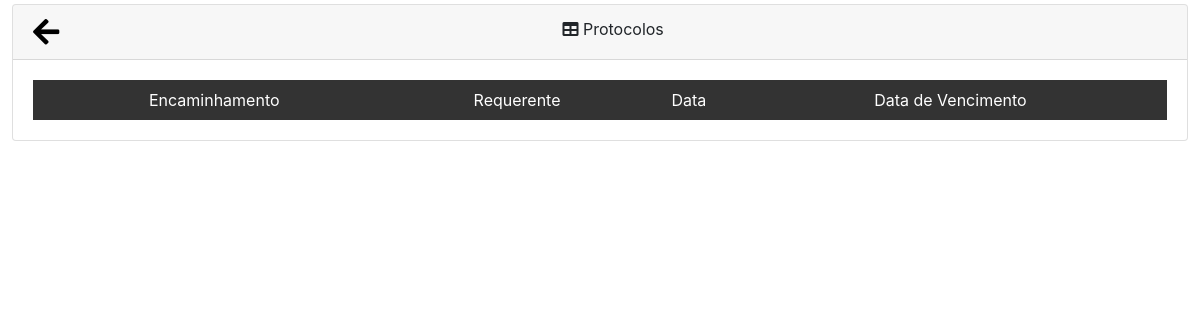
The page /baixasProtocolos.php on the database as committed earlier.
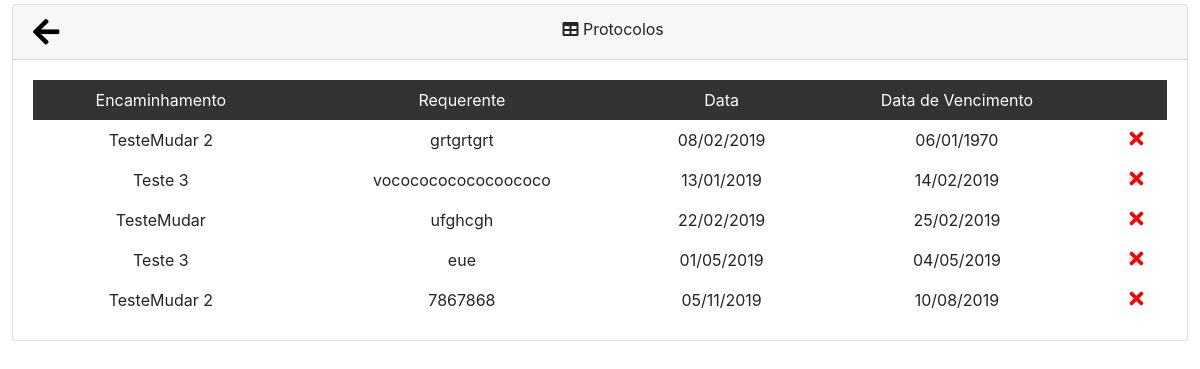
The same page on the database as committed later.
### tables this page shows
CREATE TABLE `addprotocolos` (
  `Id` int(11) NOT NULL,
  `nome` varchar(255) NOT NULL,
  `atendente` varchar(255) NOT NULL,
  `curso` varchar(255) NOT NULL,
  `historico` varchar(255) NOT NULL,
  `data` date NOT NULL,
  `observacao` varchar(1000) NOT NULL,
  `numproto` varchar(255) NOT NULL,
  `ra` varchar(50) NOT NULL,
  `obsevacaocolegiado` varchar(255) NOT NULL,
  `cursocolegiado` varchar(255) NOT NULL,
  `encaminhamento` varchar(255) NOT NULL,
  `encaminhamentocolegiado` varchar(255) NOT NULL,
  `vencimento` varchar(255) NOT NULL,
  `dataretirada` date NOT NULL,
  `hora` time NOT NULL,
  `datavencimento` date NOT NULL,
  `statusColeg` tinyint(1) NOT NULL,
  `status` tinyint(1) NOT NULL
);

### baixasProtocolos.php (the view, shortened to what this page needs)
<!DOCTYPE html>
<html>
<head>
		<link rel="stylesheet" href="https://stackpath.bootstrapcdn.com/bootstrap/4.1.3/css/bootstrap.min.css">
	    <link rel="stylesheet" href="https://use.fontawesome.com/releases/v5.7.2/css/all.css">
	    <link rel="stylesheet" type="text/css" media="screen" href="menu.css" />
</head>
<body>
<div class="card mb-3 mt-1" style="width: 98%;left:1%;">
        <div class="card-header text-center" >
            <a href="menu.php" style="color: black;"><i class="fas fa-arrow-left" title="Voltar" style="float: left;font-size: 30px;"></i></a>
            <i class="fas fa-table "></i>
             Protocolos
        </div>
            <div class="card-body">
            	 <div id="resultados">
                  <?php
                    $servidor="localhost";
                    $usuario="root";
                    $senha="";
                    $bancodedados="protocolos";
                    $mysqli=new mysqli($servidor,$usuario,$senha,$bancodedados);
                    $sql=$mysqli->prepare('select id,encaminhamento,nome,data,datavencimento from addprotocolos WHERE status=1 ORDER BY datavencimento ASC');
                    $sql->execute();
                    $sql->bind_result($id,$encaminhamento,$nome,$data,$vencimento);
                    echo "
                        <table>
                            <thead>
                                <tr>
                                    <td >Encaminhamento</td>
                                    <td>Requerente</td>
                                    <td>Data</td>
                                    <td>Data de Vencimento</td>
                                    <td></td>
                                </tr>
                            </thead>
                            <tbody>
                    ";
                    while($sql->fetch()){
                      $datapostada = date("d/m/Y", strtotime ($data));
                      $datavencimento3 = date("d/m/Y", strtotime ($vencimento));
                        echo "
                            <tr >
                                <td>$encaminhamento</td>
                                <td>$nome</td>
                                <td>$datapostada</td>
                                <td>$datavencimento3</td>"; ?>
                                <td>
                                  <button id="confirmar" onclick="estadoProtocolos(<?php echo $id; ?>)" style="cursor: pointer;">
                                   <i class="fas fa-times" style="font-size: 20px;color: red;" title="Cancelar"></i>
                                  </button>
                                </td>
                            </tr>
                      <?php
                  }
                    echo "
                        </tbody>
                    </table>
                    ";
                    ?>
                </div>
           	</div>
</div>
</body>
</html>

Rows that differ between the two databases and show on the page:
added addprotocolos: encaminhamento "TesteMudar 2", nome "grtgrtgrt", data "08/02/2019", datavencimento "06/01/1970"
now on this page (row edited): addprotocolos: encaminhamento "Teste 3", nome "vococococococoococo", data "13/01/2019", datavencimento "14/02/2019"
now on this page (row edited): addprotocolos: encaminhamento "TesteMudar", nome "ufghcgh", data "22/02/2019", datavencimento "25/02/2019"
added addprotocolos: encaminhamento "Teste 3", nome "eue", data "01/05/2019", datavencimento "04/05/2019"
now on this page (row edited): addprotocolos: encaminhamento "TesteMudar 2", nome "7867868", data "05/11/2019", datavencimento "10/08/2019"
